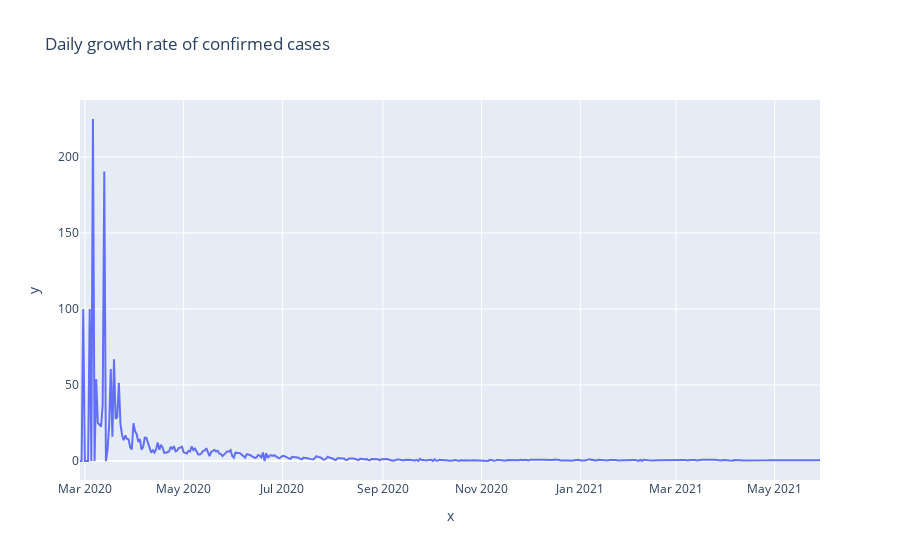

The notebook cell saved with this chart:
### Code cell
g_rates_daily = growth_rate_daily(brazil_df, "confirmed")
first_day = brazil_df.observationdate[brazil_df.confirmed > 0].min()
last_day = brazil_df.observationdate.max()

px.line(x=pd.date_range(first_day, last_day)[1:], y=g_rates_daily, title="Daily growth rate of confirmed cases")

### Figure 1 — Plotly figure (JSON) as saved in the notebook; plotly's stock layout.template omitted (floating-point values rounded to 4 significant figures; data arrays with more than 128 entries replaced by an {"elided": "..."} marker saying what was removed)
{"data": [{"hovertemplate": "x=%{x}<br>y=%{y}<extra></extra>", "legendgroup": "", "line": {"color": "#636efa", "dash": "solid"}, "marker": {"symbol": "circle"}, "mode": "lines", "name": "", "orientation": "v", "showlegend": false, "type": "scatter", "x": {"elided": "458 str values"}, "xaxis": "x", "y": {"elided": "458 float values"}, "yaxis": "y"}], "layout": {"legend": {"tracegroupgap": 0}, "title": {"text": "Daily growth rate of confirmed cases"}, "xaxis": {"anchor": "y", "domain": [0, 1], "title": {"text": "x"}}, "yaxis": {"anchor": "x", "domain": [0, 1], "title": {"text": "y"}}}}
